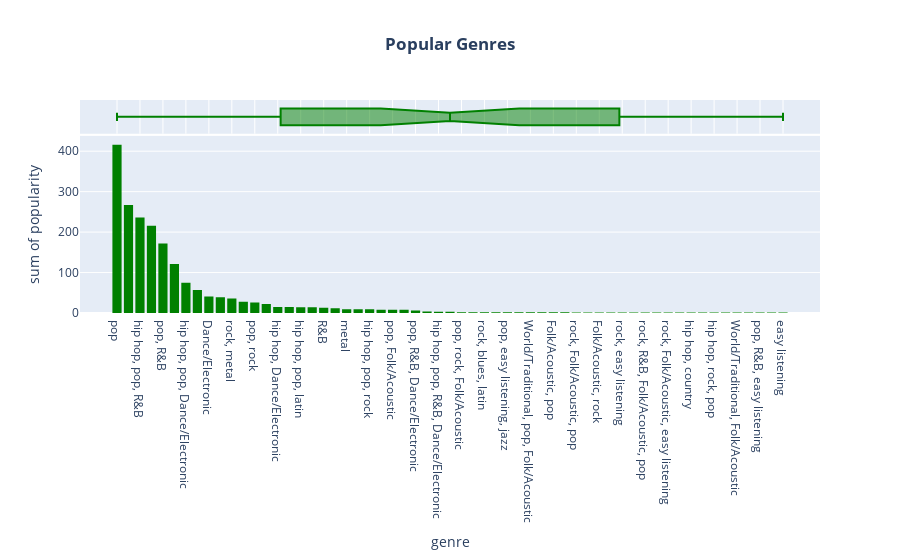

Notebook code for this chart:
### Markdown cell above
The Genre of most songs is pop

### Code cell
fig = px.histogram(input.groupby('genre',as_index=False).count().sort_values(by='popularity', ascending = False), 
                   x = 'genre', y = 'popularity', color_discrete_sequence=['green'],
                   marginal='box',title='<b>Popular Genres</b>')
fig.update_layout(title_x=0.5)

### Figure 1 — Plotly figure (JSON) as saved in the notebook; plotly's stock layout.template omitted (floating-point values rounded to 4 significant figures)
{"data": [{"alignmentgroup": "True", "bingroup": "x", "histfunc": "sum", "hovertemplate": "genre=%{x}<br>sum of popularity=%{y}<extra></extra>", "legendgroup": "", "marker": {"color": "green", "pattern": {"shape": ""}}, "name": "", "offsetgroup": "", "orientation": "v", "showlegend": false, "type": "histogram", "x": ["pop", "hip hop, pop", "hip hop, pop, R&B", "pop, Dance/Electronic", "pop, R&B", "hip hop", "hip hop, pop, Dance/Electronic", "rock", "Dance/Electronic", "rock, pop", "rock, metal", "pop, latin", "pop, rock", "set()", "hip hop, Dance/Electronic", "latin", "hip hop, pop, latin", "pop, rock, metal", "R&B", "pop, rock, Dance/Electronic", "metal", "country", "hip hop, pop, rock", "rock, pop, Dance/Electronic", "pop, Folk/Acoustic", "pop, country", "pop, R&B, Dance/Electronic", "rock, pop, metal", "hip hop, pop, R&B, Dance/Electronic", "hip hop, R&B", "pop, rock, Folk/Acoustic", "rock, blues", "rock, blues, latin", "World/Traditional, hip hop", "pop, easy listening, jazz", "World/Traditional, rock, pop", "World/Traditional, pop, Folk/Acoustic", "World/Traditional, rock", "Folk/Acoustic, pop", "hip hop, pop, R&B, latin", "rock, Folk/Acoustic, pop", "rock, pop, metal, Dance/Electronic", "Folk/Acoustic, rock", "Folk/Acoustic, rock, pop", "rock, easy listening", "rock, classical", "rock, R&B, Folk/Acoustic, pop", "hip hop, pop, country", "rock, Folk/Acoustic, easy listening", "rock, Dance/Electronic", "hip hop, country", "hip hop, latin, Dance/Electronic", "hip hop, rock, pop", "country, latin", "World/Traditional, Folk/Acoustic", "pop, easy listening, Dance/Electronic", "pop, R&B, easy listening", "World/Traditional, pop", "easy listening"], "xaxis": "x", "y": [416, 267, 236, 216, 172, 121, 75, 57, 41, 39, 36, 28, 26, 22, 15, 15, 14, 14, 13, 12, 9, 9, 9, 8, 8, 8, 6, 4, 3, 3, 2, 2, 2, 2, 2, 2, 2, 2, 2, 2, 1, 1, 1, 1, 1, 1, 1, 1, 1, 1, 1, 1, 1, 1, 1, 1, 1, 1, 1], "yaxis": "y"}, {"alignmentgroup": "True", "hovertemplate": "genre=%{x}<extra></extra>", "legendgroup": "", "marker": {"color": "green"}, "name": "", "notched": true, "offsetgroup": "", "showlegend": false, "type": "box", "x": ["pop", "hip hop, pop", "hip hop, pop, R&B", "pop, Dance/Electronic", "pop, R&B", "hip hop", "hip hop, pop, Dance/Electronic", "rock", "Dance/Electronic", "rock, pop", "rock, metal", "pop, latin", "pop, rock", "set()", "hip hop, Dance/Electronic", "latin", "hip hop, pop, latin", "pop, rock, metal", "R&B", "pop, rock, Dance/Electronic", "metal", "country", "hip hop, pop, rock", "rock, pop, Dance/Electronic", "pop, Folk/Acoustic", "pop, country", "pop, R&B, Dance/Electronic", "rock, pop, metal", "hip hop, pop, R&B, Dance/Electronic", "hip hop, R&B", "pop, rock, Folk/Acoustic", "rock, blues", "rock, blues, latin", "World/Traditional, hip hop", "pop, easy listening, jazz", "World/Traditional, rock, pop", "World/Traditional, pop, Folk/Acoustic", "World/Traditional, rock", "Folk/Acoustic, pop", "hip hop, pop, R&B, latin", "rock, Folk/Acoustic, pop", "rock, pop, metal, Dance/Electronic", "Folk/Acoustic, rock", "Folk/Acoustic, rock, pop", "rock, easy listening", "rock, classical", "rock, R&B, Folk/Acoustic, pop", "hip hop, pop, country", "rock, Folk/Acoustic, easy listening", "rock, Dance/Electronic", "hip hop, country", "hip hop, latin, Dance/Electronic", "hip hop, rock, pop", "country, latin", "World/Traditional, Folk/Acoustic", "pop, easy listening, Dance/Electronic", "pop, R&B, easy listening", "World/Traditional, pop", "easy listening"], "xaxis": "x2", "yaxis": "y2"}], "layout": {"barmode": "relative", "legend": {"tracegroupgap": 0}, "title": {"text": "<b>Popular Genres</b>", "x": 0.5}, "xaxis": {"anchor": "y", "domain": [0, 1], "title": {"text": "genre"}}, "xaxis2": {"anchor": "y2", "domain": [0, 1], "matches": "x", "showgrid": true, "showticklabels": false}, "yaxis": {"anchor": "x", "domain": [0, 0.8316], "title": {"text": "sum of popularity"}}, "yaxis2": {"anchor": "x2", "domain": [0.8416, 1], "matches": "y2", "showgrid": false, "showline": false, "showticklabels": false, "ticks": ""}}}
